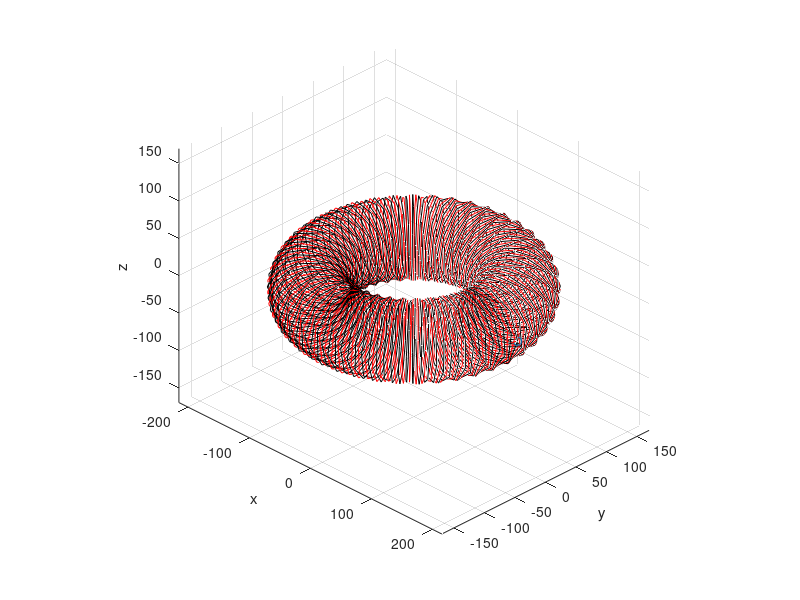

Source code (MATLAB): (Note: this script raises an error after producing the figure.)
R=120;
r=50;
% R stands for the big radius of the torus, around which the two points revolve.
% r stands for the difference between the big and small torus radius.
% These values can be changed, but cases where r > R give weird results
N = 1000;
phi=linspace(0,2*pi,N);
% phi is a set of N points dividing interval between 0 and 2pi on equal
% pieces. These points are going to be the arguments of the functions of
% helices.
% The bigger the N, the bigger the accuracy of the helices and, as a
% result, the slower the points move (each step is closer to the next one
% because there are more points on the same interval)

% coordinate function of the black helix
x = (R+r.*cos(R*phi)).*cos(phi);
y = (R+r.*cos(R*phi)).*sin(phi);
z = r.*sin(R*phi);

% coordinate function of the red helix (moved by half of the sin/cos period)
x2 = (R+r.*cos(R*phi+pi)).*cos(phi);
y2 = (R+r.*cos(R*phi+pi)).*sin(phi);
z2 = r.*sin(R*phi+pi);

% setup of the figure window
axis equal
axis padded
grid on
view(45,30)

xlabel('x')
ylabel('y')
zlabel('z')

hold on
plot3(x,y,z,'Color',[0,0,0]) % black spiral
plot3(x2,y2,z2,'Color',[1,0,0]) % red spiral
bdot = scatter3(x(1),y(1),z(1),'black'); % defining the black dot
rdot = scatter3(x2(1),y2(1),z2(1),'red'); % defining the red dot

    % animation
    while true % repeating the cycle endlessly
        for f=1:N % one whole cycle
            bdot.XData = x(f);
            bdot.YData = y(f);
            bdot.ZData = z(f);
            rdot.XData = x2(f);
            rdot.YData = y2(f);
            rdot.ZData = z2(f);
        
        drawnow
        %pause(0.002)
        end
    end